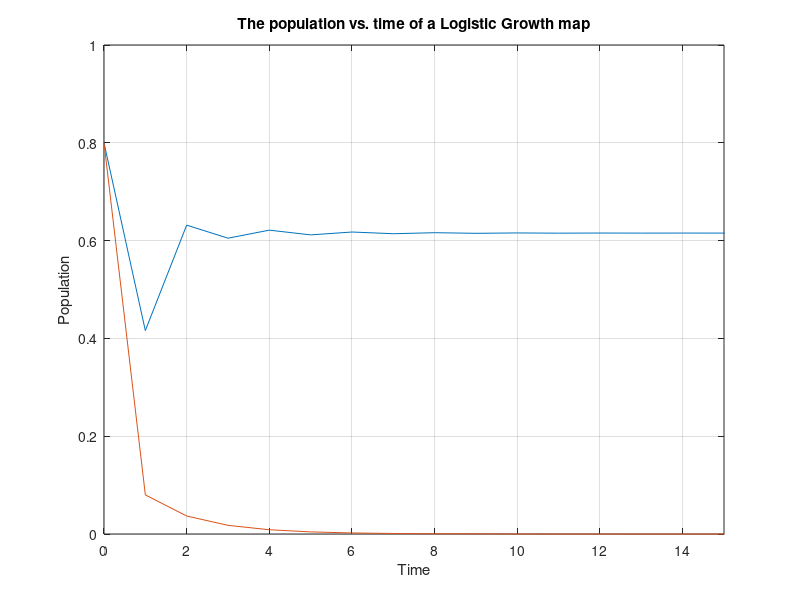

Here is the MATLAB script that generated this plot: (Note: this script raises an error after producing the figure.)
%% Logistic growth map
    %This code is meant to simulate the logistic growth map and the
    %behavior that it exemplifies. The deliverables are 1 plot that
    %describes Population vs. time, the second deliverable is the
    %Population vs. rate.
    %
    %Xn+1 = r*Xn*(1-Xn)
    
%% Population vs. Time
%Testing 2 different R values where r = 2.6 and 0.5
%This equation only holds for the values of population > 1;
clear; clc; format compact; close all;
%parameters
X0 = 0.8;t = linspace(0,99); r = [2.6; .5];
X = zeros(100,1);
X(1) = X0;
%calculation for R = 2.60
for i = 1:(length(X) - 1)
    X(i+1) = r(1)*X(i)*(1-X(i)); 
end   
plot(t,X)
hold on;
converge1 = X(15);

%calculation for R = 0.5
for i = 1:(length(X) - 1)
    X(i+1) = r(2)*X(i)*(1-X(i)); 
end
plot(t,X)
hold on;
converge2 = X(15);

%Setup the graph
grid on;
ylim([0 1]);
xlim([0 15]);
title('The population vs. time of a Logistic Growth map');
xlabel('Time');
ylabel('Population');
legends = compose('r = %3.3f', r);
legend(legends);
fprintf('The initial population is %3.3f.\n', X0);
fprintf('The steady state population when r = 2.6 is %3.5f. \n', converge1);
fprintf('The steady state population when r = 0.5 is %3.5f. \n', converge2);

%% Population vs. Rate 
% Bifurcation Diagram example
%Testing the values of R and what effect that they have on the population
%These will print on a new graph
%parameters
r = 1:.001:5; P0 = 0.6; P = zeros(length(r),1); P(1) = P0; 
for i = 1:(length(r) - 1)
        P(i+1) = r(i)*P(i)*(1-P(i));
end
plot(r,P,'.');
ylim([0 1]);
xline(3.25);
xlabel('R values');
ylabel('Population');
grid on;

%% Transcritical Bifurcation
%This is another way that we can make the Bifurcation diagram using ODEs
%This will attempt to do the same thing as the previous section
%dP/dt = rx-rx^2
%parameters
r = 3;
dPdt = @(t,P) r*P*(1-P);
[t,P] = ode45(dPdt, [0 8], .6);
plot(t,P);